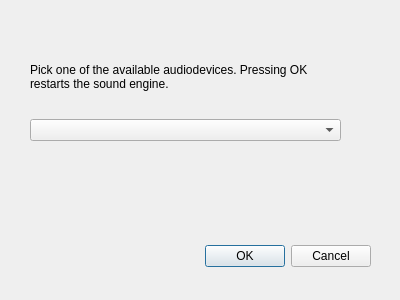
<?xml version="1.0" encoding="UTF-8"?>
<ui version="4.0">
 <class>DialogAudioSetup</class>
 <widget class="QDialog" name="DialogAudioSetup">
  <property name="geometry">
   <rect>
    <x>0</x>
    <y>0</y>
    <width>400</width>
    <height>300</height>
   </rect>
  </property>
  <property name="windowTitle">
   <string>Dialog</string>
  </property>
  <widget class="QDialogButtonBox" name="buttonBox">
   <property name="geometry">
    <rect>
     <x>30</x>
     <y>240</y>
     <width>341</width>
     <height>32</height>
    </rect>
   </property>
   <property name="orientation">
    <enum>Qt::Horizontal</enum>
   </property>
   <property name="standardButtons">
    <set>QDialogButtonBox::Cancel|QDialogButtonBox::Ok</set>
   </property>
  </widget>
  <widget class="QWidget" name="verticalLayoutWidget">
   <property name="geometry">
    <rect>
     <x>30</x>
     <y>40</y>
     <width>311</width>
     <height>101</height>
    </rect>
   </property>
   <layout class="QVBoxLayout" name="verticalLayout">
    <item>
     <widget class="QLabel" name="label">
      <property name="text">
       <string>Pick one of the available audiodevices. Pressing OK restarts the sound engine.</string>
      </property>
      <property name="wordWrap">
       <bool>true</bool>
      </property>
     </widget>
    </item>
    <item>
     <widget class="QComboBox" name="comboBox"/>
    </item>
   </layout>
  </widget>
 </widget>
 <resources/>
 <connections>
  <connection>
   <sender>buttonBox</sender>
   <signal>accepted()</signal>
   <receiver>DialogAudioSetup</receiver>
   <slot>accept()</slot>
   <hints>
    <hint type="sourcelabel">
     <x>248</x>
     <y>254</y>
    </hint>
    <hint type="destinationlabel">
     <x>157</x>
     <y>274</y>
    </hint>
   </hints>
  </connection>
  <connection>
   <sender>buttonBox</sender>
   <signal>rejected()</signal>
   <receiver>DialogAudioSetup</receiver>
   <slot>reject()</slot>
   <hints>
    <hint type="sourcelabel">
     <x>316</x>
     <y>260</y>
    </hint>
    <hint type="destinationlabel">
     <x>286</x>
     <y>274</y>
    </hint>
   </hints>
  </connection>
 </connections>
</ui>
